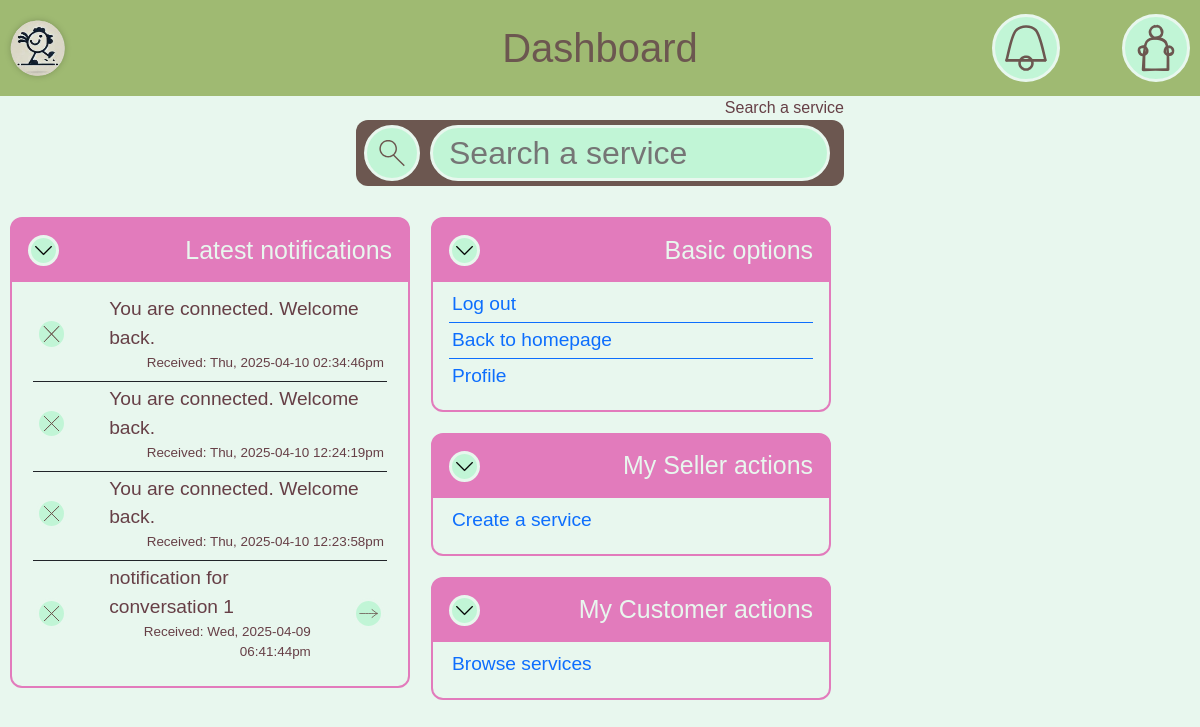
Page /pages/dashboard (signed in) on the earlier database version.
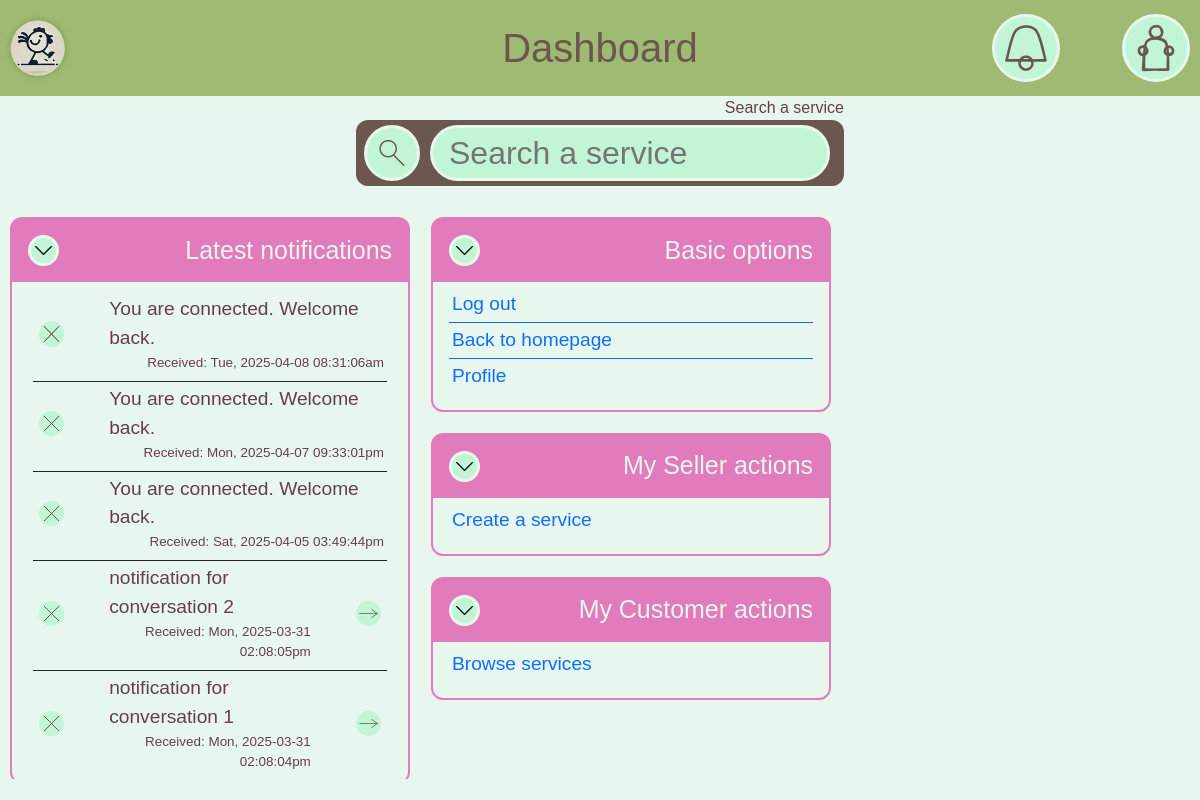
Same page on the later database version.
### tables this page shows
CREATE TABLE notifications(
        id INTEGER PRIMARY KEY,
        user_id INTEGER, conversation_id INTEGER, text TEXT, time TIMESTAMP,
        FOREIGN KEY(user_id) REFERENCES users(id),
        FOREIGN KEY(user_id) REFERENCES conversation(id)
    );

### utils/dbutils.php (called while the page is built, shortened)
<?php
function hasUserGotRole(PDO $db, $id, $roleID): bool
{
    $st = $db->prepare("SELECT * FROM roles WHERE user_id = :id");
    if (!$st->execute(["id" => $id])) return false;
    while ($elt = $st->fetch()) {
        if ($elt["role"] == $roleID) return true;
    }
    return false;
}
function isCustomer(PDO $db, $id)
{
    return hasUserGotRole($db, $id, 1);
}
function isAdmin(PDO $db, $id)
{
    return hasUserGotRole($db, $id, 2);
}

### components/dashboard/base.php (called while the page is built)
<?php
function base_widget($db, $id) {
    insert_widget("Basic options", function() {
        buttons_widget(
            array(
                "Log out",
                "Back to homepage",
                "Profile"
            ),
            array(
                "/pages/signout",
                "/pages/homepage",
                "/pages/profile"
            )
        );
    });
}
?>

### components/common/notifications.php (the view, shortened to what this page needs)
<?php
function insert_notifications(PDO $db, $id)
{
    ?>
    <div class="circle-inside-accent logo">
        <img src="/assets/images/symbols/notification.svg" alt="notifications">
    </div>
    <?php
}
function display_notification($notification): void
{
    ?>
    <div class="notification line dashboard-line" not="<?= $notification["id"] ?>">
        <?php
        if ($notification["user_id"] != BROADCAST_ID) {
            ?>
            <div class="circle-inside-accent remove-notification">
                <img src="/assets/images/symbols/cancel.svg" alt="remove notification" class="symbol">
            </div>
            <?php
        }
        ?>
        <div class="notification-content">
            <p class="notification-text"><?= $notification["text"] ?></p>
            <p class="notification-date"><?= $notification["date"] ?></p>
        </div>
        <?php
        if ($notification["conversation_id"] != SYSTEM_ID) {
            ?>
            <div class="circle-inside-accent inspect-notification">
                <img src="/assets/images/symbols/arrow.svg" class="symbol" alt="Open notification">
            </div>
            <?php
        }
        ?>
    </div>
    <?php
}
function get_user_notifications(PDO $db, $id): array
{
    $st = $db->prepare("
    SELECT *
    FROM notifications
    -- Support for broadcasts
    WHERE user_id = (:id) OR user_id = 0
    ORDER BY notifications.time DESC
    ");
    return $st->execute(["id" => $id]) ? $st->fetchAll() : [];
}
?>

### components/dashboard/notifications.php
<?php
function widget_notifications($db, $id): void
{
    $nots = get_user_notifications($db, $id);
    if (count($nots) != 0) {
        insert_widget("Latest notifications", function () use ($nots) {
            ?>
            <div>
                <?php
                foreach ($nots as $not) {
                    $not["safe_text"] = htmlspecialchars($not["text"]);
                    $not["date"] = "Received: " . date("D, Y-m-d h:i:sa", $not["time"]);
                    display_notification($not);
                }
                ?>
            </div>
            <?php
        });
    }
}
?>

### components/dashboard/buttons.php
<?php
function buttons_widget($texts, $addresses): void
{
    ?>
    <div class="dashboard-buttons-list">
        <?php
        for ($i = 0; $i < count($texts); $i++) {
            ?>
            <a href="<?= htmlspecialchars($addresses[$i]) ?>" class="dashboard-line">
                <div class="dashboard-action">
                    <?= htmlspecialchars($texts[$i]) ?>
                </div>
            </a>
            <?php
        }
        ?>
    </div>
    <?php
}
?>

Differences in the rows shown:
no longer on this page (row edited): notifications: text "You are connected. Welcome back.", date "Received: Thu, 2025-04-10 12:24:19pm"
no longer on this page (row edited): notifications: text "You are connected. Welcome back.", date "Received: Thu, 2025-04-10 12:23:58pm"
added notifications: text "You are connected. Welcome back.", date "Received: Tue, 2025-04-08 08:31:06am"
added notifications: text "You are connected. Welcome back.", date "Received: Mon, 2025-04-07 09:33:01pm"
changed notifications (number 3 of 5 on the later page): date "Received: Thu, 2025-04-10 02:34:46pm" → "Received: Sat, 2025-04-05 03:49:44pm"
now on this page (row edited): notifications: text "notification for conversation 2", date "Received: Mon, 2025-03-31 02:08:05pm"
changed notifications "notification for conversation 1": date "Received: Wed, 2025-04-09 06:41:44pm" → "Received: Mon, 2025-03-31 02:08:04pm"
